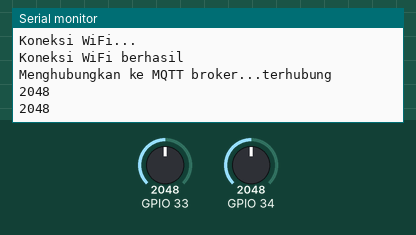
Recording of a sketch running on a simulated ESP32. On the bench: the last lines printed to the serial monitor. The inputs (shaded band) are chosen by the test bench; at power-on: GPIO 33 = 2048, GPIO 34 = 2048. WiFi joins after 1.5 s; servers stay silent unless stated; no MQTT or app messages arrive unless stated.

Above: at 2.7 s.
2.8 s: GPIO 33 set to 2866
At 5.0 s:
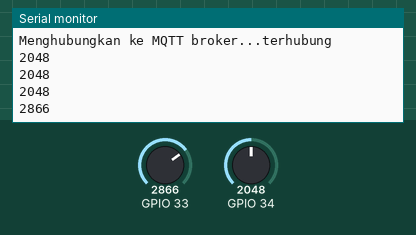
5.5 s: GPIO 34 set to 1228
At 6.6 s:
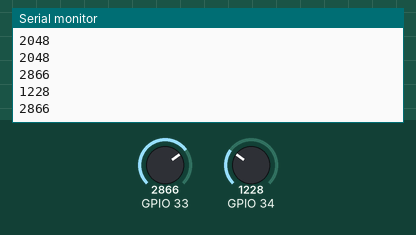
8.2 s: GPIO 33 set to 3603
At 10.6 s:
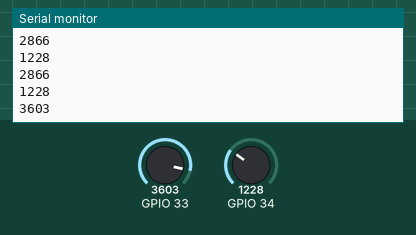
10.9 s: GPIO 34 set to 491
At 12.5 s:
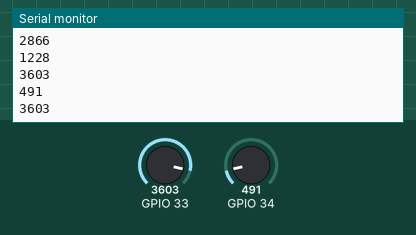
Timing chart, 0 to 14.0 s (numbered marks = the images above; inputs shaded):
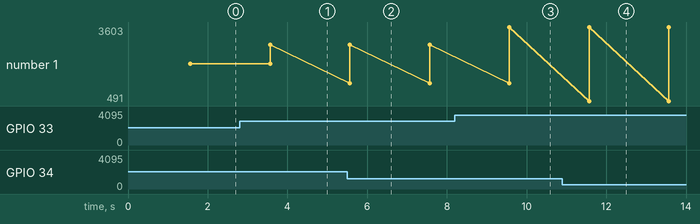

Measured:
- after the input at 2.8 s, the serial monitor: prints a new line after 0.76 s (image 1)
- after the input at 5.5 s, the serial monitor: prints a new line after 0.07 s (image 2)
- after the input at 8.2 s, the serial monitor: prints a new line after 1.4 s (image 3)
- after the input at 10.9 s, the serial monitor: prints a new line after 0.67 s (image 4)
- plotted number 1: 2048 → 2866 after the input at 2.8 s, 2866 → 3603 after the input at 8.2 s

The sketch:

GAS.ino
```cpp
// #include "BluetoothSerial.h"
#include "ArduinoJson.h"
#include "WiFi.h"
#include <PubSubClient.h>

// #include <BLEDevice.h>
// #include <BLEUtils.h>
// #include <BLEServer.h>

// BluetoothSerial ESP_BT;

// Pengaturan WiFi
const char* ssid = "Wifi Elite";
const char* password = "yayaya1234";

// Pengaturan MQTT
const char* mqtt_server = "broker.mqtt-dashboard.com";
const int mqtt_port = 1883;  // Ganti dengan port yang sesuai
const char* clientID = "gasdetectiontelkom";

WiFiClient espClient;
PubSubClient client(espClient);

void setup_wifi() {
  delay(10);
  WiFi.begin(ssid, password);
  while (WiFi.status() != WL_CONNECTED) {
    delay(500);
    Serial.println("Koneksi WiFi...");
  }
  Serial.println("Koneksi WiFi berhasil");
}

void reconnect() {
  while (!client.connected()) {
    Serial.print("Menghubungkan ke MQTT broker...");
    if (client.connect(clientID)) {
      Serial.println("terhubung");
    } else {
      Serial.print("gagal, rc=");
      Serial.print(client.state());
      Serial.println("Coba lagi dalam 5 detik");
      delay(5000);
    }
  }
}


void setup() {
  // put your setup code here, to run once:
  Serial.begin(115200);
  setup_wifi();
  client.setServer(mqtt_server, mqtt_port);
  // ESP_BT.begin("GAS_DECT"); //Name of your Bluetooth Signal
  // Serial.println("Bluetooth Device is Ready to Pair");

}

void loop() {
  if (!client.connected()) {
    reconnect();
  }
  client.loop();
  // put your main code here, to run repeatedly:
  int mq7_data = analogRead(33);
  int mq135_data = analogRead(34);

  Serial.println(String(mq135_data).c_str());
  Serial.println(String(mq7_data).c_str());

  StaticJsonDocument<100> testDocument;
  char buffer[100];
  testDocument["mq7"] = mq7_data;
  testDocument["mq135"] = mq135_data;
  serializeJsonPretty(testDocument, buffer);

  client.publish("rafli/mq7135/gas/mq135",buffer);
  // testDocument = "";

  delay(2000);
}
```
